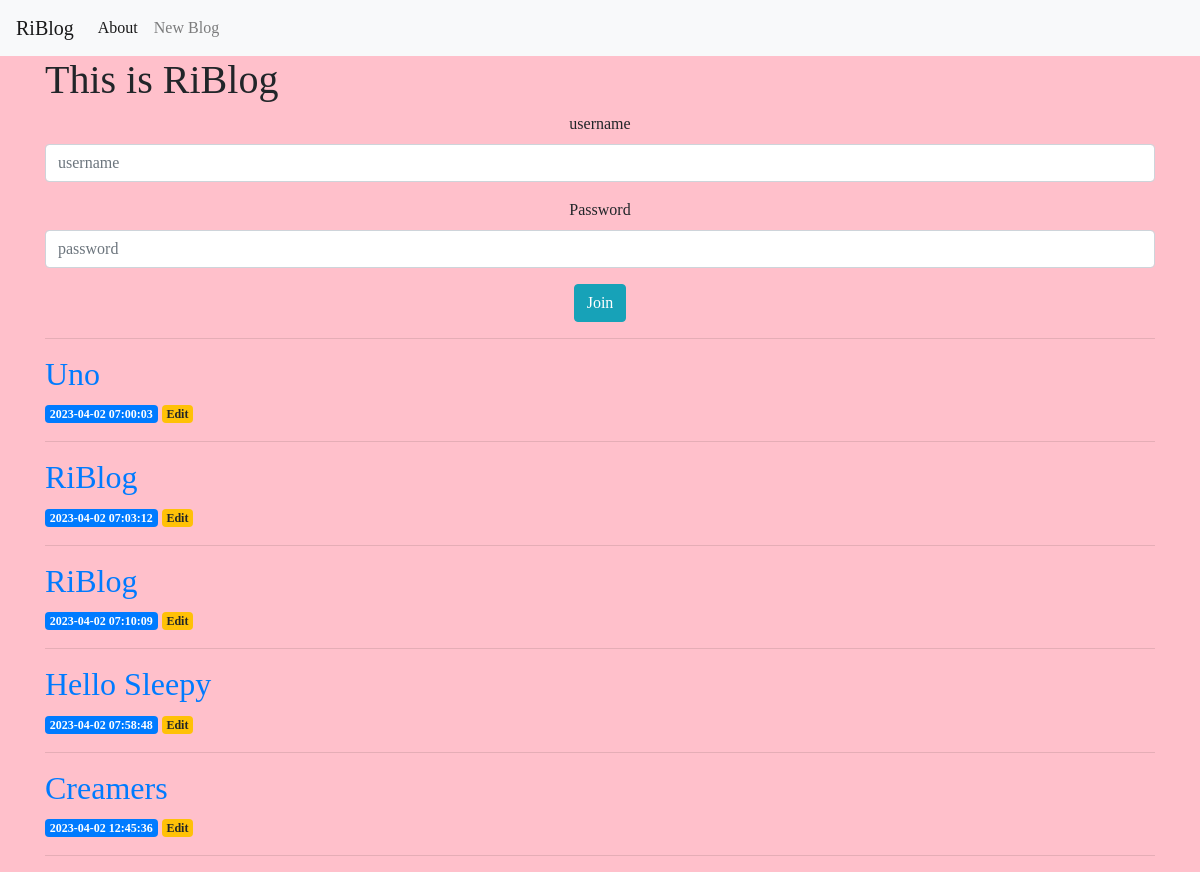
Before: / with the older database file.
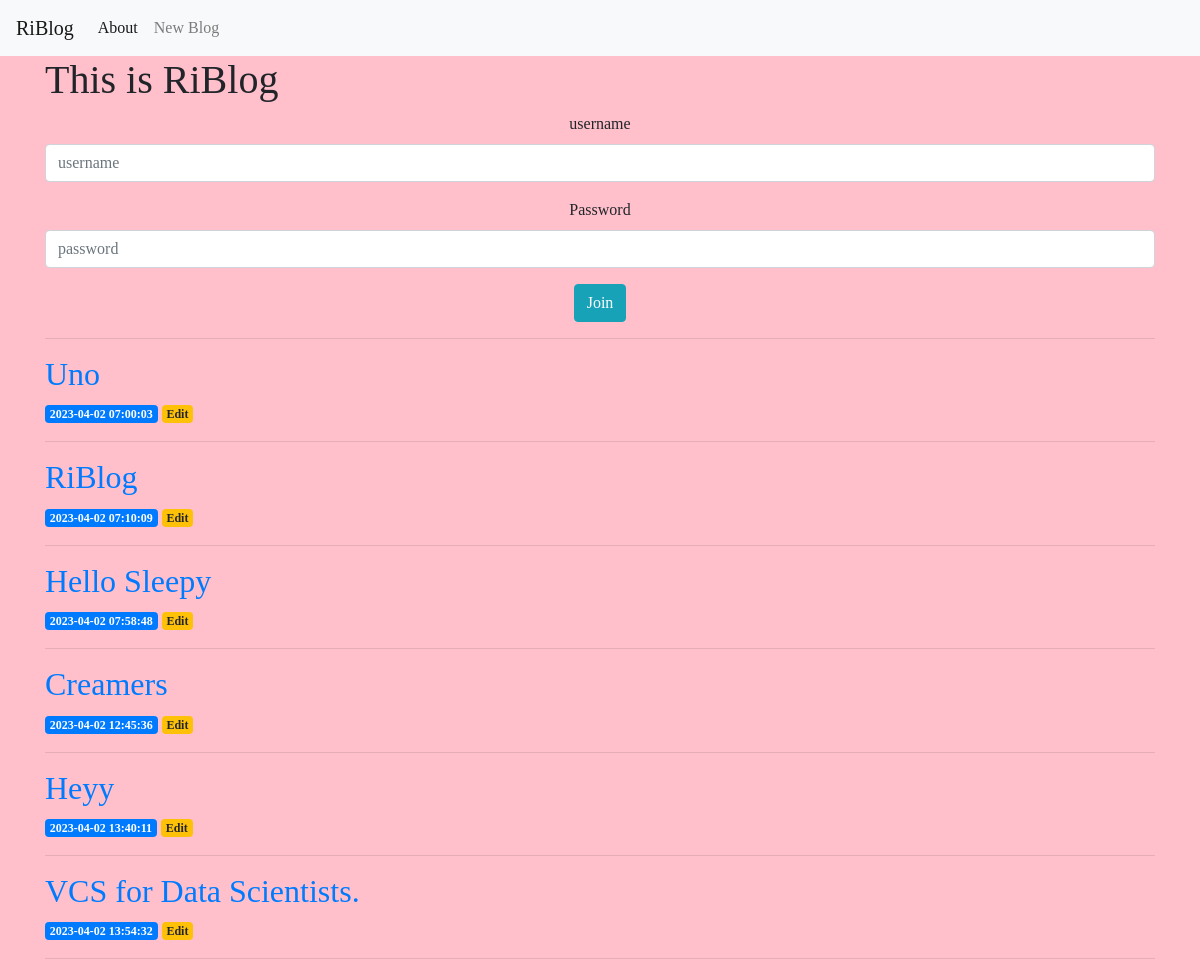
After: the same page with the newer database file.
### tables this page shows
CREATE TABLE users(
    id INTEGER PRIMARY KEY AUTOINCREMENT,
    created TIMESTAMP NOT NULL DEFAULT CURRENT_TIMESTAMP,
    title TEXT NOT NULL,
    content TEXT NOT NULL
);

### app.py (the view)
@app.route("/", methods=["GET", "POST"])
def index():
    conn=get_db_conn()
    posts=conn.execute('SELECT * FROM users').fetchall()
    conn.close()
    return render_template("index.html", posts=posts)

### app.py (called while the page is built)
def get_db_conn():
    conn=sqlite3.connect('database.db')
    conn.row_factory=sqlite3.Row
    return conn

### templates/index.html
{% extends 'base.html' %}
{% block content %}
   <h1>{% block title %}This is RiBlog {% endblock %}</h1> <center>
        <form method="post">
            <div class="form-group">
                <label for="username">username</label>
                <input type="text" class="form-control" placeholder="username">
            </div>
            <div class="form-group">
                <label for="password">Password</label>
                <input type="password" class="form-control" placeholder="password">
            </div>
            <div class="form-group" >
                <button type="submit" class="btn btn-info">Join</button>
            </div>
        </form>
    </center>
    <hr>
    {% for post in posts %}
        <a href="{{ url_for('post', post_id=post['id']) }}">
            <h2>{{ post['title'] }}</h2>
        </a>
        <span class="badge badge-primary">{{ post['created'] }}</span>
        <a href="{{ url_for('edit', id=post['id']) }}">
            <span class="badge badge-warning">Edit</span>
        </a>
        <hr>
    {% endfor %}
{% endblock %}

### templates/base.html (shortened to what this page needs)
<!DOCTYPE html>
<html lang="en">
<head>
    <link rel="stylesheet" href="https://stackpath.bootstrapcdn.com/bootstrap/4.3.1/css/bootstrap.min.css">
    <link rel="stylesheet" href="{{ url_for('static',filename='style.css')}}">
</head>
<body>
    <nav class="navbar navbar-expand-md navbar-light bg-light">
        <a class="navbar-brand" href="{{ url_for('index')}}">RiBlog</a>
        <div class="collapse navbar-collapse" id="navbarNav">
            <ul class="navbar-nav">
                <li class="nav-item active">
                    <a class="nav-link" href="#">About</a>
                </li>
                <li class="nav-item">
                    <a class="nav-link" href="{{ url_for('create')}}">New Blog</a>
                </li>
            </ul>
        </div>
    </nav>
    <div class="container">
        {% block content %} {% endblock %}
    </div>
</body>
</html>

### static/style.css (style rules this page uses)
body { background-color: pink; font-family: 'Times New Roman', Times, serif; }

Changed rows visible on the page:
removed users: title "RiBlog", created "2023-04-02 07:03:12"
added users: title "Heyy", created "2023-04-02 13:40:11"
added users: title "VCS for Data Scientists.", created "2023-04-02 13:54:32"
